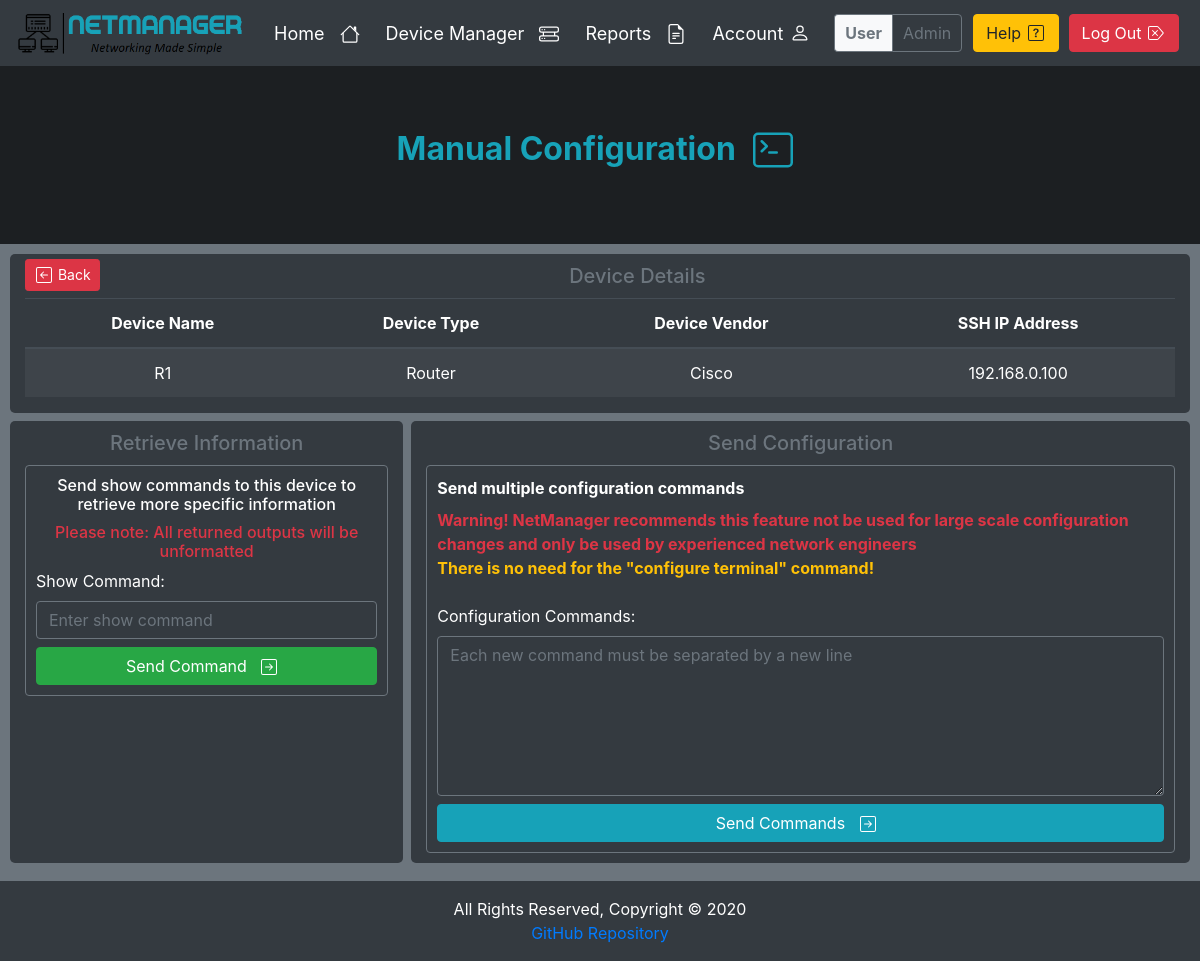
/devices/26/manual-config (signed in), run on the app's committed database.
### devices/models.py (models this page shows, shortened)
class Device(models.Model):
    id = models.AutoField(primary_key=True)
    user = models.ForeignKey(User, on_delete=models.CASCADE)
    name = models.CharField(max_length=250, null=False)
    type = models.CharField(max_length=250, null=False)
    host = models.CharField(max_length=250, null=False)
    vendor = models.CharField(max_length=250, null=False)
    location = models.CharField(max_length=250, default='Not Specified')
    contact = models.CharField(max_length=250, default='Not Specified')
    status = models.BooleanField(default=False, editable=False)
    def get_device(self):
        device = Device.objects.get(id=self)
        return device

### devices/views/config.py (the view, shortened to what this page needs)
# urls.py: path('<int:device_id>/manual-config', login_required(DeviceConfig.as_view()), name='Device-Config'),
class DeviceConfig(View):
    template = 'device_config.html'
    success_redirect = 'devices:Device-Config'
    exception_redirect = 'devices:Device-Manager'
    def get(self, request, **kwargs):
        device_id = self.kwargs['device_id']
        device = Device.get_device(device_id)
        args = {'device': device}
        return render(request, self.template, args)

### templates/device_config.html (shortened to what this page needs)
{% extends 'base.html' %}
{% block jumbotron %}
    <h2 class="text-info font-weight-bold">Manual Configuration
    </h2>
{% endblock %}
{% block body %}
    <div class="row mb-2">
        <div class="col widget">
            <a href="{% url 'devices:Device-Details' device_id=device.pk %}"
               class="btn btn-danger btn-sm d-inline-block btn-back">
                Back
            </a>
            <h3 class="title d-inline-block">Device Details</h3>
            <table class="table table-striped table-dark">
                <thead>
                <tr>
                    <th>Device Name</th>
                    <th>Device Type</th>
                    <th>Device Vendor</th>
                    <th>SSH IP Address</th>
                </tr>
                </thead>
                <tbody>
                <tr>
                    <td>{{ device.name }}</td>
                    <td>{{ device.type }}</td>
                    <td>{{ device.vendor }}</td>
                    <td>{{ device.host }}</td>
                </tr>
                </tbody>
            </table>
        </div>
    </div>
    <div class="row mb-2">
        <div class="col-4 widget">
            <h3 class="title">Retrieve Information</h3>
            <div class="card card-custom">
                <h6 class="text-center">Send show commands to this device to retrieve more specific information</h6>
                <h6 class="text-danger text-center">Please note: All returned outputs will be unformatted</h6>
                <form action="{% url 'devices:Device-Config' device_id=device.id %}" method="post">
                    <label for="show">Show Command:</label>
                    <input class="form-control textbox mb-2" id="show" name="txt_show" placeholder="Enter show command"
                           required>
                    <button type="submit" class="btn btn-success btn-block" title="Send Command" name="show"
                            id="btn_show">
                        Send Command
                    </button>
                </form>
            </div>
        </div>
        <div class="col widget ml-2">
            <h3 class="title">Send Configuration</h3>
            <div class="card card-custom">
                <label class="font-weight-bold">Send multiple configuration commands</label>
                <form action="{% url 'devices:Device-Config' device_id=device.id %}" method="post">
                    <p class="text-danger font-weight-bold">Warning! NetManager recommends this feature not be used for large scale
                        configuration changes and only be used by experienced network engineers<br>
                        <label class="text-warning">There is no need for the "configure terminal" command!</label>
                    </p>
                    <label for="config">Configuration Commands:</label>
                    <textarea class="form-control textbox mb-2" style="min-height: 20vh" id="config" name="txt_config"
                              placeholder="Each new command must be separated by a new line"
                              required spellcheck="false"></textarea>
                    <button type="submit" class="btn btn-info btn-block" title="Send Commands" name="send"
                            id="btn_show">
                        Send Commands
                    </button>
                </form>
            </div>
        </div>
    </div>
{% endblock %}

### templates/navbar.html (shortened to what this page needs)
{% load static %}
<nav class="navbar navbar-expand-lg nav" id="navbar">
    <div style="padding-right: 20px">
        <a href="{% url 'accounts:Index' %}">
            <img id="logo" src="{% static 'images/logo-dark.png' %}" alt="NetManager" style="width:230px;height:50px;">
        </a>
    </div>
    <div class="collapse navbar-collapse">
        {% if user.is_authenticated %}
            <ul class="navbar-nav mr-auto" style="font-size: 18px">
                <li class="nav-item">
                    <a class="nav-item nav-link link" href="{% url 'accounts:Index' %}">Home
                    </a>
                </li>
                <li class="nav-item">
                    <a class="nav-item nav-link link" href="{% url 'devices:Device-Manager' %}">Device Manager
                    </a>
                </li>
                <li class="nav-item">
                    <a class="nav-item nav-link link" href="{% url 'accounts:Reports' %}">Reports
                    </a>
                </li>
                <li class="nav-item">
                    <a class="nav-item nav-link link" href="{% url 'accounts:Profile' %}">Account
                    </a>
                </li>
            </ul>
            <div class="form-inline">
                <div class="form-inline nav-info">
                    <div class="info bg-light border border-secondary border-right-0 rounded-left">
                        <b>User</b>
                    </div>
                    <div class="info border border-secondary rounded-right">
                        {{ user.get_username }}
                    </div>
                </div>
                <a class="btn btn-warning nav-btn" href="{% url 'accounts:Help' %}" target="_blank" type="submit"
                   title="Help">Help
                </a>
                <button class="btn btn-danger nav-btn" type="button" data-toggle="modal"
                        data-target="#logout"
                        title="Log Out">
                    Log Out
                </button>
            </div>
        {% endif %}
    </div>
</nav>

### static/css/style.css (style rules this page uses)
html { scroll-behavior: smooth; }
body { background-color: #6c757d !important; text-align: center !important; color: #f8f9fa !important; display: flex; flex-direction: column; min-height: 100vh; }
.nav { background-color: #343a40; color: black; }
.link { color: white; }
.nav-info { padding: 6px; cursor: pointer; }
.info { padding: 6px 10px; color: #6c757d; }
.nav-btn { margin-left: 5px; margin-right: 5px; }
.nav-icon { margin-left: 10px; margin-right: 10px; margin-bottom: 2px; }
.btn-icon { margin-left: 2px; margin-right: 2px; margin-bottom: 3px; }
.btn-back { margin-top: 5px; margin-bottom: 5px; float: left; }
.title { font-size: 20px; margin-top: 10px; margin-bottom: 10px; text-align: center; color: #6c757d; }
.textbox { background-color: #343a40 !important; color: white !important; border: solid #6c757d 1px !important; }
.widget { background-color: #343a40; border-radius: 5px; min-height: auto; }
.card-custom { background-color: #343a40 !important; color: white !important; border: solid #6c757d 1px !important; padding: 10px; margin-bottom: 10px; text-align: left; }

### data on the page
Device: name "R1", type "Router", vendor "Cisco", host "192.168.0.100"

### other printed values
{{ user.get_username }} "Admin"
